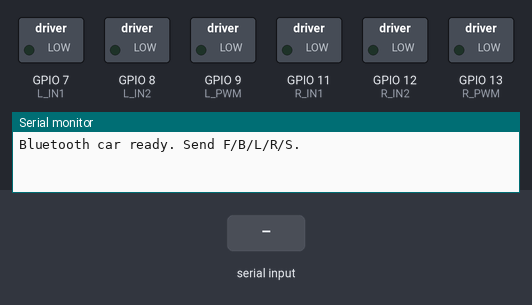
The sketch below on a simulated ESP32-S3. Shown: switched loads named in the sketch (green lamp = pin HIGH), the last lines printed to the serial monitor. The inputs (shaded band) are chosen by the test bench. Nothing arrives over Bluetooth unless stated.

Above: at 1.2 s.
1.3 s: "F" received over the second serial link
At 2.5 s:
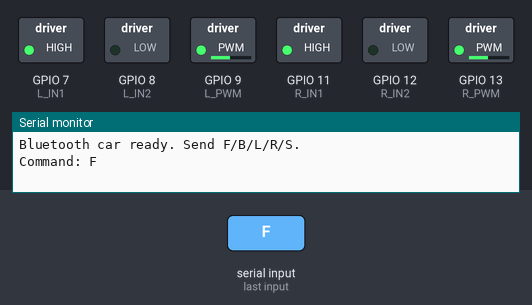
2.8 s: "B" received over the second serial link
At 3.9 s:
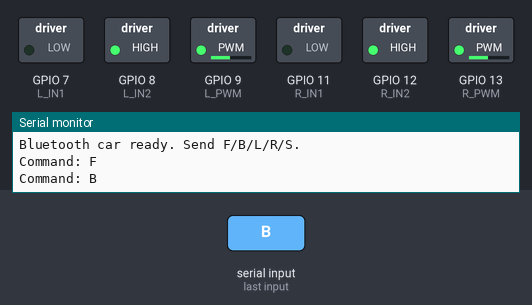
4.3 s: "L" received over the second serial link
At 5.0 s:
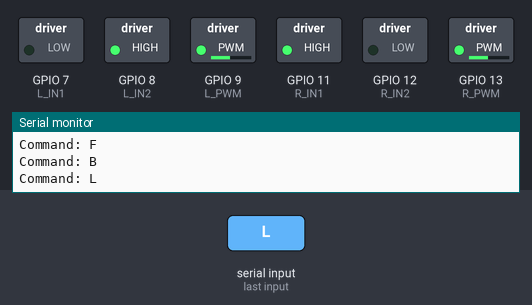
5.8 s: "R" received over the second serial link
At 6.1 s:
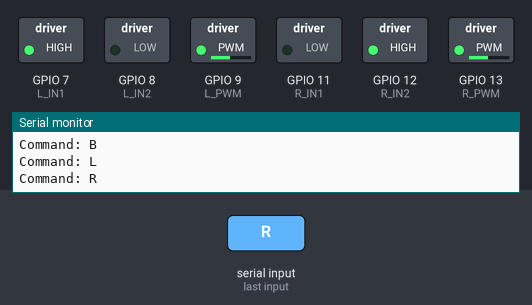
Timing chart, 0 to 8.3 s (numbered marks = the images above; inputs shaded):
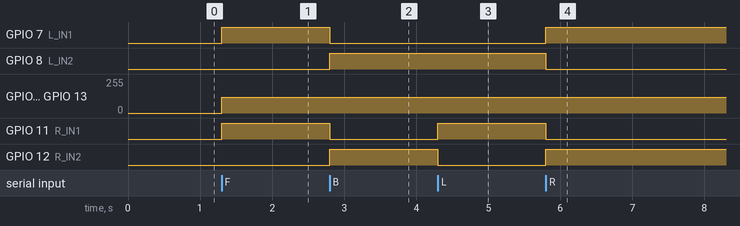

Measured:
- after the input at 1.3 s, GPIO 7 (L_IN1), GPIO 11 (R_IN1): LOW → HIGH at once; GPIO 9 (L_PWM), GPIO 13 (R_PWM): 0/255 → 120/255 at once
- after the input at 2.8 s, GPIO 7 (L_IN1), GPIO 11 (R_IN1): HIGH → LOW at once; GPIO 8 (L_IN2), GPIO 12 (R_IN2): LOW → HIGH at once
- after the input at 4.3 s, GPIO 11 (R_IN1): LOW → HIGH at once; GPIO 12 (R_IN2): HIGH → LOW at once
- after the input at 5.8 s, GPIO 7 (L_IN1), GPIO 12 (R_IN2): LOW → HIGH at once; GPIO 8 (L_IN2), GPIO 11 (R_IN1): HIGH → LOW at once

The sketch:

bluetooth_car_control.ino
```cpp
#include "BluetoothSerial.h"

BluetoothSerial SerialBT;

const int L_IN1 = 7;
const int L_IN2 = 8;
const int L_PWM = 9;
const int R_IN1 = 11;
const int R_IN2 = 12;
const int R_PWM = 13;

int carSpeed = 120;

void setMotor(int in1, int in2, int pwmPin, int speedValue) {
  speedValue = constrain(speedValue, -255, 255);
  if (speedValue > 0) {
    digitalWrite(in1, HIGH);
    digitalWrite(in2, LOW);
    analogWrite(pwmPin, speedValue);
  } else if (speedValue < 0) {
    digitalWrite(in1, LOW);
    digitalWrite(in2, HIGH);
    analogWrite(pwmPin, -speedValue);
  } else {
    digitalWrite(in1, LOW);
    digitalWrite(in2, LOW);
    analogWrite(pwmPin, 0);
  }
}

void moveCar(int leftSpeed, int rightSpeed) {
  setMotor(L_IN1, L_IN2, L_PWM, leftSpeed);
  setMotor(R_IN1, R_IN2, R_PWM, rightSpeed);
}

void forward() { moveCar(carSpeed, carSpeed); }
void backward() { moveCar(-carSpeed, -carSpeed); }
void turnLeft() { moveCar(-carSpeed, carSpeed); }
void turnRight() { moveCar(carSpeed, -carSpeed); }
void stopCar() { moveCar(0, 0); }

void handleCommand(char command) {
  if (command == 'F') forward();
  else if (command == 'B') backward();
  else if (command == 'L') turnLeft();
  else if (command == 'R') turnRight();
  else if (command == 'S') stopCar();
  else if (command == '1') carSpeed = 80;
  else if (command == '2') carSpeed = 140;
  else if (command == '3') carSpeed = 200;
}

void setup() {
  Serial.begin(115200);
  SerialBT.begin("Phase4-Car");
  pinMode(L_IN1, OUTPUT); pinMode(L_IN2, OUTPUT); pinMode(L_PWM, OUTPUT);
  pinMode(R_IN1, OUTPUT); pinMode(R_IN2, OUTPUT); pinMode(R_PWM, OUTPUT);
  stopCar();
  Serial.println("Bluetooth car ready. Send F/B/L/R/S.");
}

void loop() {
  if (SerialBT.available()) {
    char command = SerialBT.read();
    Serial.print("Command: ");
    Serial.println(command);
    handleCommand(command);
  }
}
```
